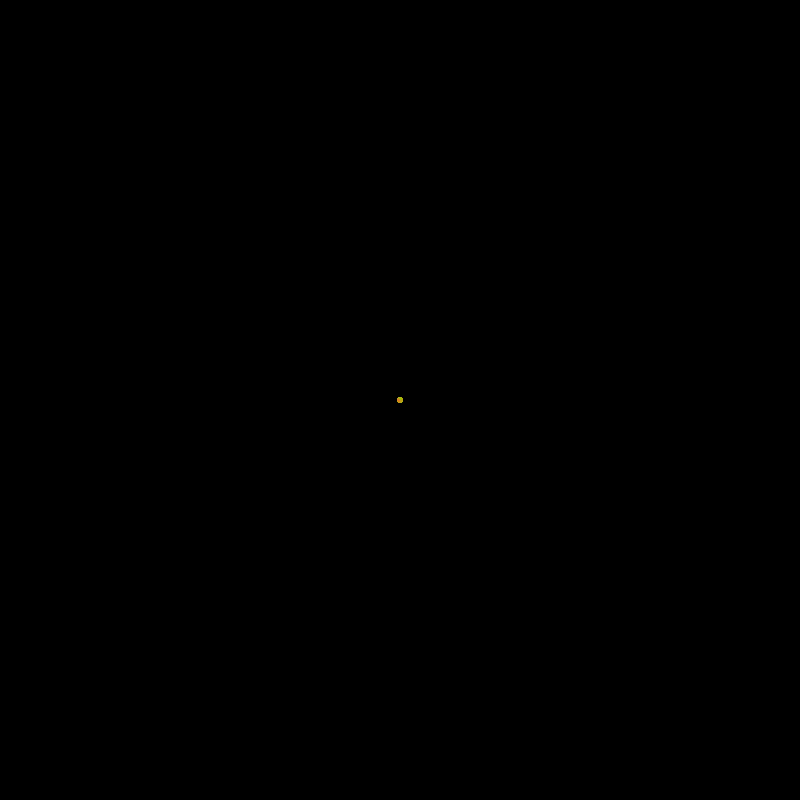
Frame 1 (no input)
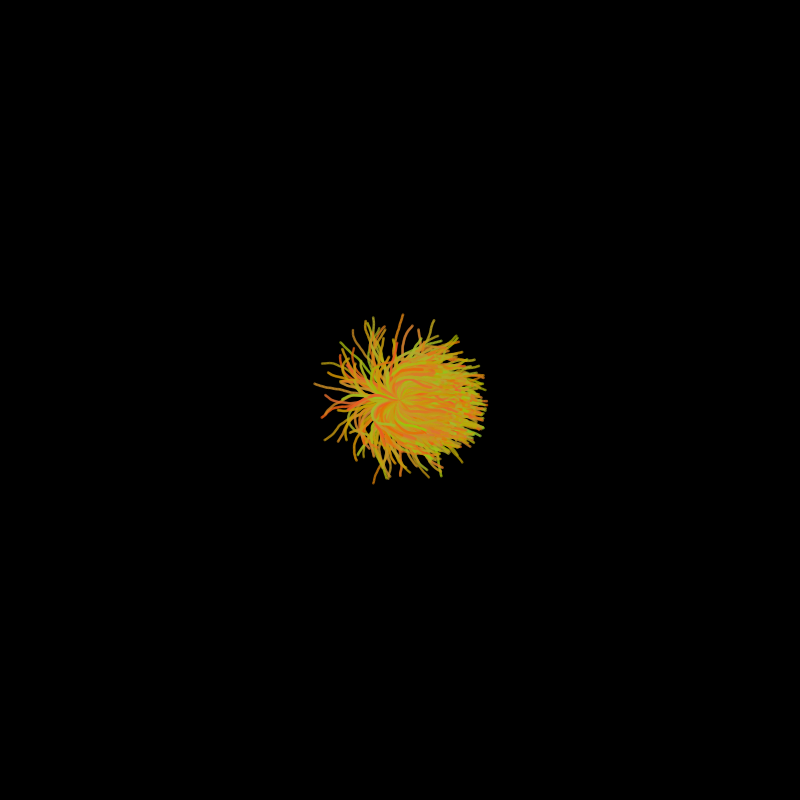
Frame 60 (the mouse pressed at the canvas centre just before this capture)
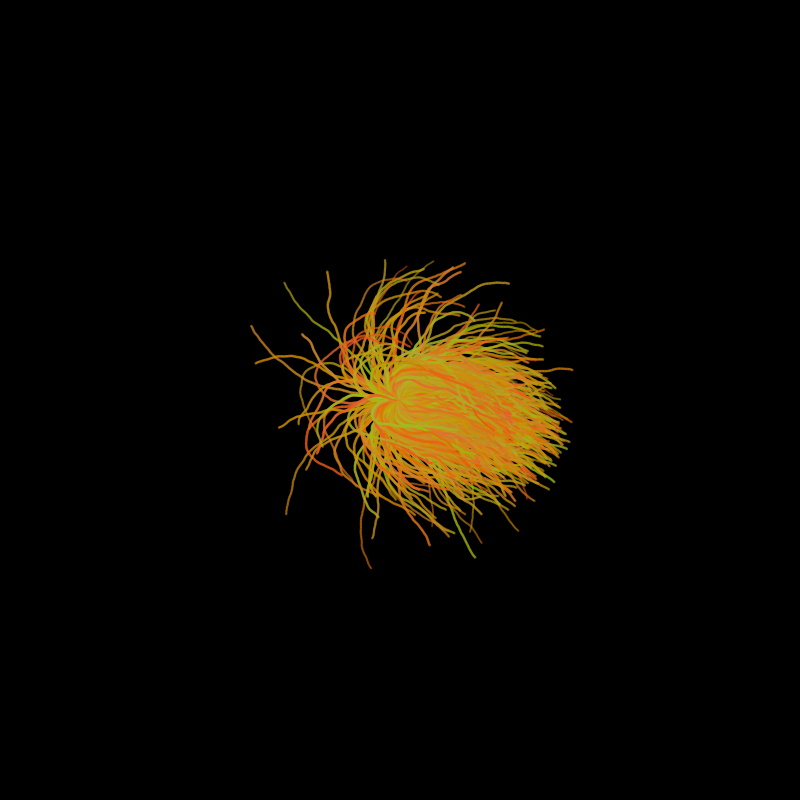
Frame 120 (the mouse held since frame 60 and released just before this capture)

The Processing sketch that drew these frames (run headless with seeded random() and noise(); from frame 60 on, the mouse is pressed at the canvas centre):

// Processing sketch: Particules
// ── Particules.pde
int pnum = 500;
Particule ps[];
PVector gravity = new PVector( 0,1 );

void setup() {
  size( 800,800 );
  ps = new Particule[ pnum ];
  for ( int i = 0; i < pnum; ++i ) {
    ps[ i ] = new Particule( width / 2, height / 2 );
  }
  background( 0 );
}

void draw() {
  //background( 0 );
  float a = frameCount * 0.005;
  gravity.set( cos(a), sin(a) );
  for ( int i = 0; i < pnum; ++i ) {
    //ps[ i ].setInit( mouseX, mouseY );
    ps[ i ].draw();
    if ( !ps[ i ].alive() ) {
     ps[ i ].reset();
    }
  }
}
// ── Particule.pde
class Particule extends PVector { //<>//

  private PVector init;
  private PVector dir;
  private PVector dir_var;
  private int lifeduration;
  private int lifetime;
  private float speed;
  private float mass;
  private float size;
  private float startcolor[];
  private float endcolor[];
  
  public Particule( float x, float y ) {
    init = new PVector( x,y );
    dir_var = new PVector( 0.15, 0.15 );
    //dir_var = new PVector( 0, 0 );    
    lifeduration = 0;
    lifetime = 0;
    speed = 0;
    size = 3;
    reset();
  }
  
  public void setInit( float x, float y ) {
    init.set( x, y );
  }
  
  public boolean alive() {
    return ( lifetime >= 0 );
  }
  
  public void reset() {
    x = init.x;
    y = init.y;
    dir = new PVector();
    dir.set( random( -1,1 ), random( -1,1 ) );
    dir.normalize();
    speed = random( 0.9, 1.5 );
    mass = random( 0.01, 0.1 );
    lifeduration = (int) random( 300, 1200 );
    lifetime = lifeduration;
    
    PVector c = new PVector( random( 0.6,1 ), random( 0.4,1 ), random( 0,0.21 ) );
    c.normalize();
    c.mult( 255 );
    startcolor = new float[] { c.x,c.y,c.z,180 };
    endcolor = new float[] { 255,0,0,0 };    
  
  }
  
  public void draw() {
    if ( lifetime < 0 ) return;
    
    PVector tmp;
    tmp = new PVector();
    tmp.add( gravity );
    tmp.mult( mass );
    tmp.add( dir );
    tmp.normalize();
    dir = tmp;
    
    tmp = new PVector( random( -dir_var.x, dir_var.x ), random( -dir_var.y, dir_var.y ) );
    tmp.add( dir );
    tmp.normalize();
    dir = tmp;
    
    float pc = lifetime * 1.f / lifeduration;
    float pci = 1 - pc;
    tmp = new PVector();
    tmp.add( dir );
    tmp.mult( speed );
    add( tmp );
    
    if ( x < 0 || x >= width ) dir.x *= -1;
    if ( y < 0 || y >= height ) dir.y *= -1;
    
    noStroke();
    int fc = color( 
      startcolor[0] * pc + endcolor[0] * pci, 
      startcolor[1] * pc + endcolor[1] * pci,
      startcolor[2] * pc + endcolor[2] * pci,
      startcolor[3] * pc + endcolor[3] * pci
    );
    fill( fc );
    float s = size * pc;
    ellipse( x,y,s,s );
    lifetime--;
  }

}
